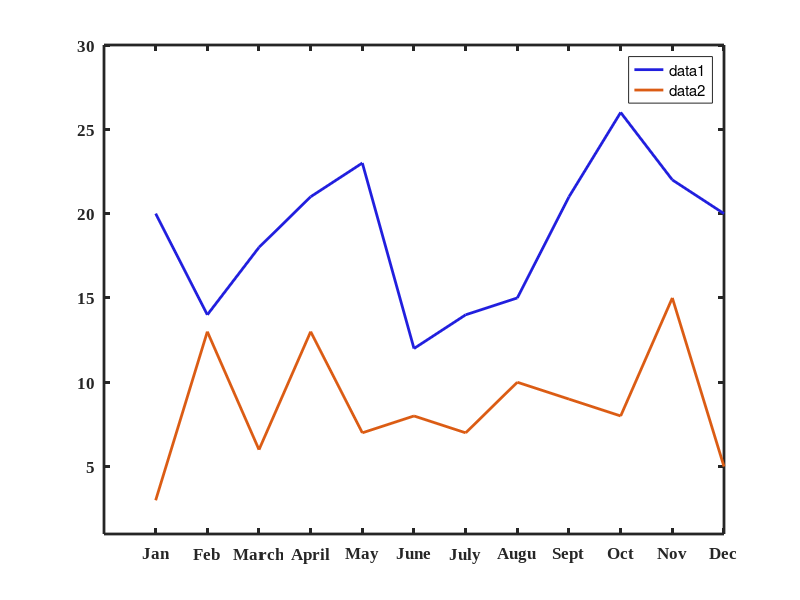
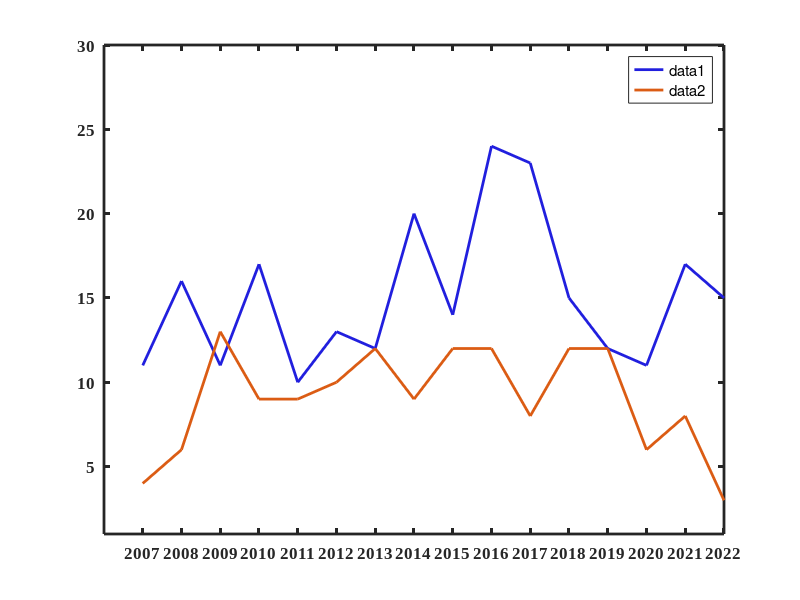

These figures' MATLAB source, in order:
%% ========================================================================
%  GNSS-TS-SignalProcessing : Signal Processing of GNSS Coordinate Time Series
%  ------------------------------------------------------------------------
%  Script  : plotresult.m
%  Purpose : Bar charts of the detected-period occurrences per month for
%            the station groups.
%  ------------------------------------------------------------------------
%  Author  : Motahareh Esfandyari-Kaloukan
%  ========================================================================

clc; clear; close all;

a=[20;14;18;21;23;12;14;15;21;26;22;20];
b=[3;13;6;13;7;8;7;10;9;8;15;5];
e=[15;16;23;11;13;19;14;15;16;18;13;14;13;6;1;11];
g=[8;6;5;8;5;9;7;6;14;5;8;6;8;1;4;4];

figure(1)
plot(a,'LineWidth',2,'color',[0.13 0.12 0.87])
ylim([1 30])
xticks([1 2 3 4 5 6 7 8 9 10 11 12]);
xticklabels({'Jan', 'Feb', 'March', 'April', 'May','June','July','Augu','Sept','Oct', 'Nov','Dec'})
set(gca,'fontname','times new roman','LineWidth',2,'fontweight','bold','fontsize',12)
hold on
plot(b,'LineWidth',2,'color',[0.86 0.36 0.08])
legend

d = [11,16,11,17,10,13,12,20,14,24,23,15,12,11,17,15];
c = [4,6,13,9,9,10,12,9,12,12,8,12,12,6,8,3];
f = [4;5;3;2;6;3;6;3;2;6;2;5;14;3;8;5];
h = [6;0;2;3;9;5;3;1;9;2;2;5;3;5;5;1];

figure(2)
plot(d,'LineWidth',2,'color',[0.13 0.12 0.87])
ylim([1 30])
xticks([1 2 3 4 5 6 7 8 9 10 11 12 13 14 15 16 17]);
xticklabels({'2007', '2008', '2009', '2010', '2011','2012','2013','2014','2015','2016', '2017','2018','2019','2020','2021','2022'})
set(gca,'fontname','times new roman','LineWidth',2,'fontweight','bold','fontsize',12)
hold on
plot(c,'LineWidth',2,'color',[0.86 0.36 0.08])

legend
